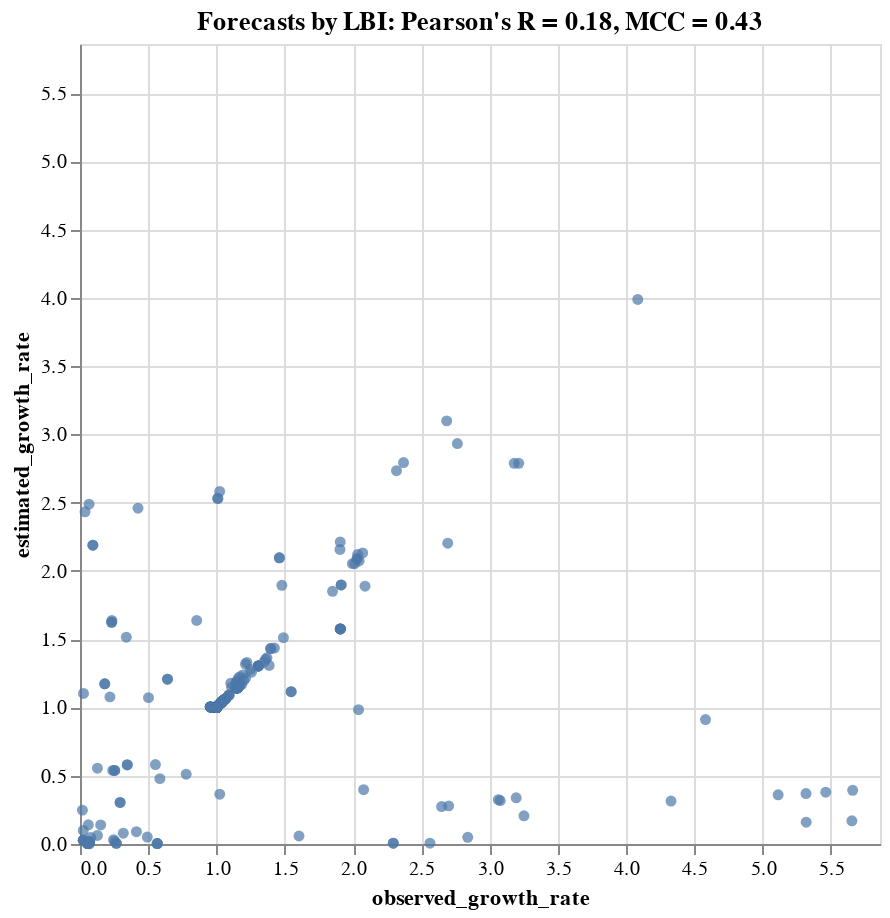

The cell this chart's notebook holds for it:
### Code cell
tooltip_attributes = ["observed_growth_rate:Q", "estimated_growth_rate:Q", "timepoint:N", "frequency:Q", "frequency_final:Q",
                      "projected_frequency:Q", "clade_membership:N"]

chart = alt.Chart(complete_clade_frequencies).mark_circle().encode(
    alt.X("observed_growth_rate:Q", scale=alt.Scale(domain=(min_growth_rate, max_growth_rate))),
    alt.Y("estimated_growth_rate:Q", scale=alt.Scale(domain=(min_growth_rate, max_growth_rate))),
    alt.Tooltip(tooltip_attributes)
).properties(
    width=400,
    height=400,
    title="Forecasts by LBI: Pearson's R = %.2f, MCC = %.2f" % (r, mcc)
)

chart.save("forecast_growth_correlation_natural_lbi.svg")
chart

### Figure 1 — Vega-Lite specification as saved in the notebook (floating-point values rounded to 4 significant figures; data arrays with more than 128 entries replaced by an {"elided": "..."} marker saying what was removed)
{"$schema": "https://vega.github.io/schema/vega-lite/v3.3.0.json", "config": {"mark": {"tooltip": null}, "view": {"height": 300, "width": 400}}, "data": {"name": "data-d44e61d63596c31a409f5842522cb9bc"}, "datasets": {"data-d44e61d63596c31a409f5842522cb9bc": {"elided": "943 records"}}, "encoding": {"tooltip": [{"field": "observed_growth_rate", "type": "quantitative"}, {"field": "estimated_growth_rate", "type": "quantitative"}, {"field": "timepoint", "type": "nominal"}, {"field": "frequency", "type": "quantitative"}, {"field": "frequency_final", "type": "quantitative"}, {"field": "projected_frequency", "type": "quantitative"}, {"field": "clade_membership", "type": "nominal"}], "x": {"field": "observed_growth_rate", "scale": {"domain": [0, 5.861]}, "type": "quantitative"}, "y": {"field": "estimated_growth_rate", "scale": {"domain": [0, 5.861]}, "type": "quantitative"}}, "height": 400, "mark": "circle", "title": "Forecasts by LBI: Pearson's R = 0.18, MCC = 0.43", "width": 400}
